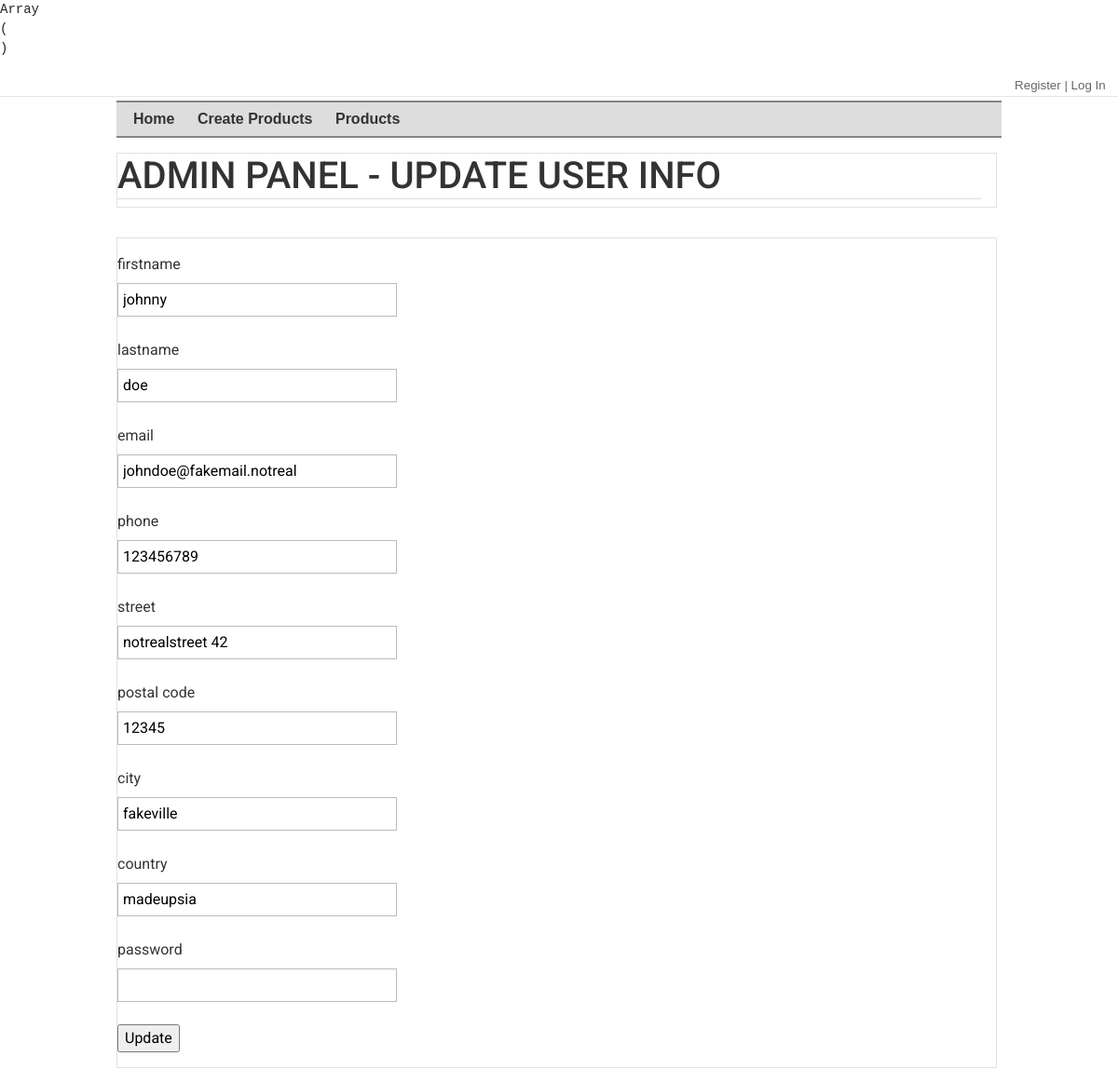
The page /admin/edit_user.php?id=1 on the database its author committed.
### tables this page shows
CREATE TABLE `users` (
  `id` int(9) NOT NULL,
  `first_name` varchar(60) NOT NULL,
  `last_name` varchar(60) NOT NULL,
  `email` varchar(150) NOT NULL,
  `password` varchar(60) NOT NULL,
  `phone` varchar(60) NOT NULL,
  `street` varchar(255) NOT NULL,
  `postal_code` varchar(255) NOT NULL,
  `city` varchar(90) NOT NULL,
  `country` varchar(90) NOT NULL,
  `register_date` timestamp NOT NULL DEFAULT CURRENT_TIMESTAMP
);

### src/app/users_functions.php (called while the page is built, shortened)
<?php
function fetchUserById($id) {
	global $dbconnect;
	try {
		$query = "
		SELECT * FROM users
		WHERE id = :id;
		";
		$stmt = $dbconnect->prepare($query);
		$stmt->bindValue(':id', $id);
		$stmt->execute();
		$user = $stmt->fetch();
	} catch (\PDOException $e) {
		throw new \PDOException($e->getMessage(), (int) $e->getCode());
	}
	return $user;
}
?>

### public/admin/edit_user.php (the view, shortened to what this page needs)
<?php
echo "<pre>";
print_r($_POST);
echo "</pre>";
$user = fetchUserById($_GET['id']);
?>
<?php include('layout/header.php'); ?>
<div id="content">
	<article class="border">
		<h1>Admin Panel - Update User Info</h1>
	</article>
</div>
<?php include('layout/footer.php'); ?>
	<div id="content">
		<article class="border">
			<form action="" method="POST">
				<p>
					<div>firstname</div>
					<input type="text" name="first_name" class="text" value="<?=htmlentities($user['first_name'])?>">
				</p>
				<p>
					<div>lastname</div>
					<input type="text" name="last_name" class="text" value="<?=htmlentities($user['last_name'])?>">
				</p>
				<p>
					<div>email</div>
					<input type="text" name="email" class="text" value="<?=htmlentities($user['email'])?>">
				</p>
				<p>
					<div>phone</div>
					<input type="text" name="phone" class="text" value="<?=htmlentities($user['phone'])?>">
				</p>
				<p>
					<div>street</div>
					<input type="text" name="street" class="text" value="<?=htmlentities($user['street'])?>">
				</p>
				<p>
					<div>postal code</div>
					<input type="text" name="postal_code" class="text" value="<?=htmlentities($user['postal_code'])?>">
				</p>
				<p>
					<div>city</div>
					<input type="text" name="city" class="text" value="<?=htmlentities($user['city'])?>">
				</p>
				<p>
					<div>country</div>
					<input type="text" name="country" class="text" value="<?=htmlentities($user['country'])?>">
				</p>
				<p>
					<div>password</div>
					<input type="text" name="password" class="text" value="">
				</p>
				<p>
					<input type="submit" name="updateBtn" value="Update">
				</p>
			</form>
		</article>
	</div>
<?php include('layout/footer.php'); ?>

### public/admin/css/forms.css (style rules this page uses)
input[type=text], input[type=password], input.text, input.title, textarea { background-color:#fff; border:1px solid #bbb; }
input[type=text], input[type=password], input.text, input.title, textarea, select { margin:0.5em 0; }
input.text, input.title { width: 300px; padding:5px; }

### public/admin/css/style.css (style rules this page uses)
html,body { margin:0;padding:0; }
html { overflow-y:scroll; }
html { background:#E6E6E6; }
body { background:#fff; }
body { font-family: 'Roboto', sans-serif;color:#333; }
h1 { text-transform:uppercase; }
h1,h2 { border-bottom:1px solid #dddddd; }
header,footer,nav,article,section,aside,figure,figcaption,output { display:block; }
header#top, div#content, footer#bottom { margin:0 auto;width:950px; }
div#content { padding:1em 0 1em 0; }
div#content { overflow:auto; }
.border { padding-right: 1em; margin-right: 5px; border-right: 1px solid #ddd; }

### rows shown on the page
users: first_name "johnny", last_name "doe", email "johndoe@fakemail.notreal", phone "123456789", street "notrealstreet 42", postal_code "12345", city "fakeville", country "madeupsia"
